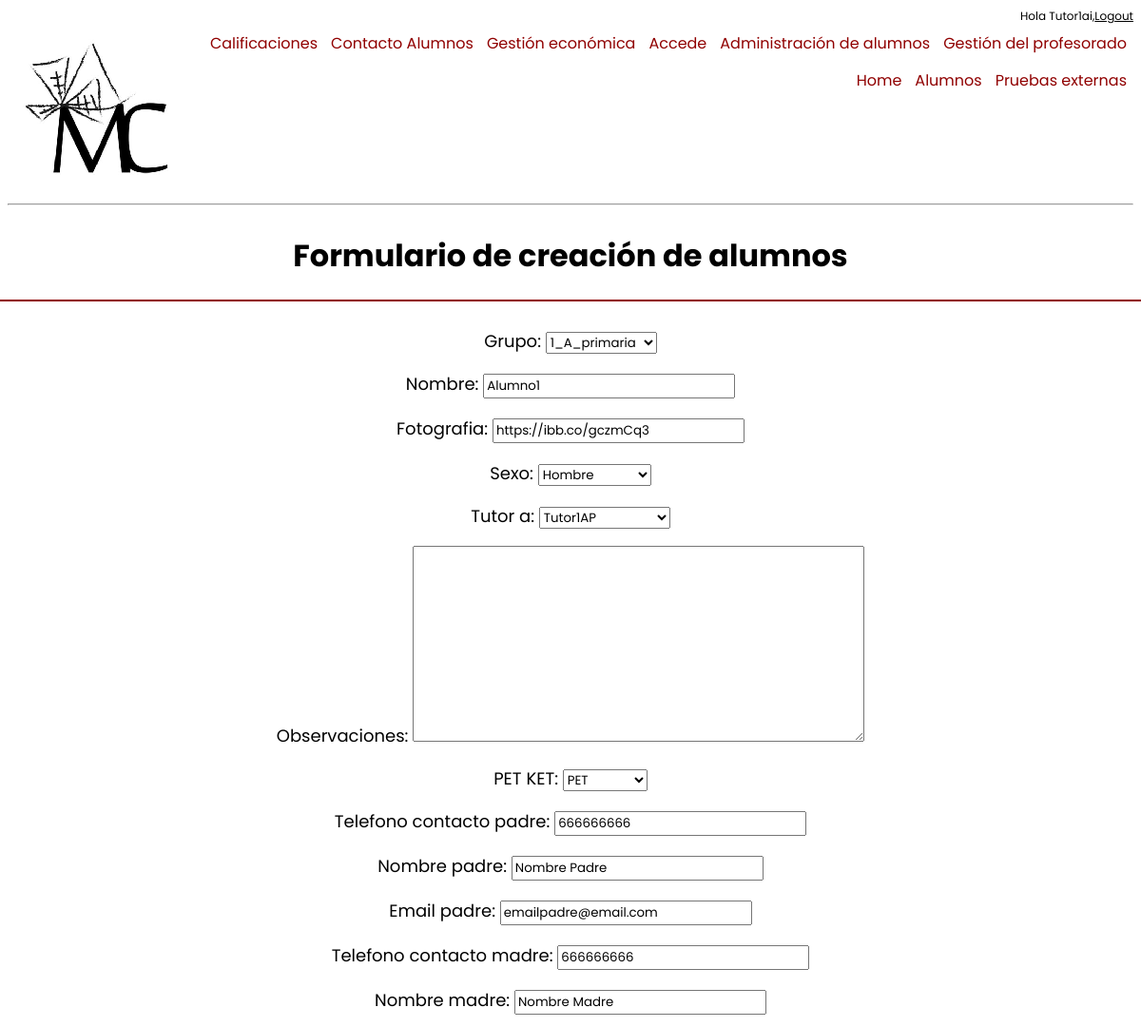
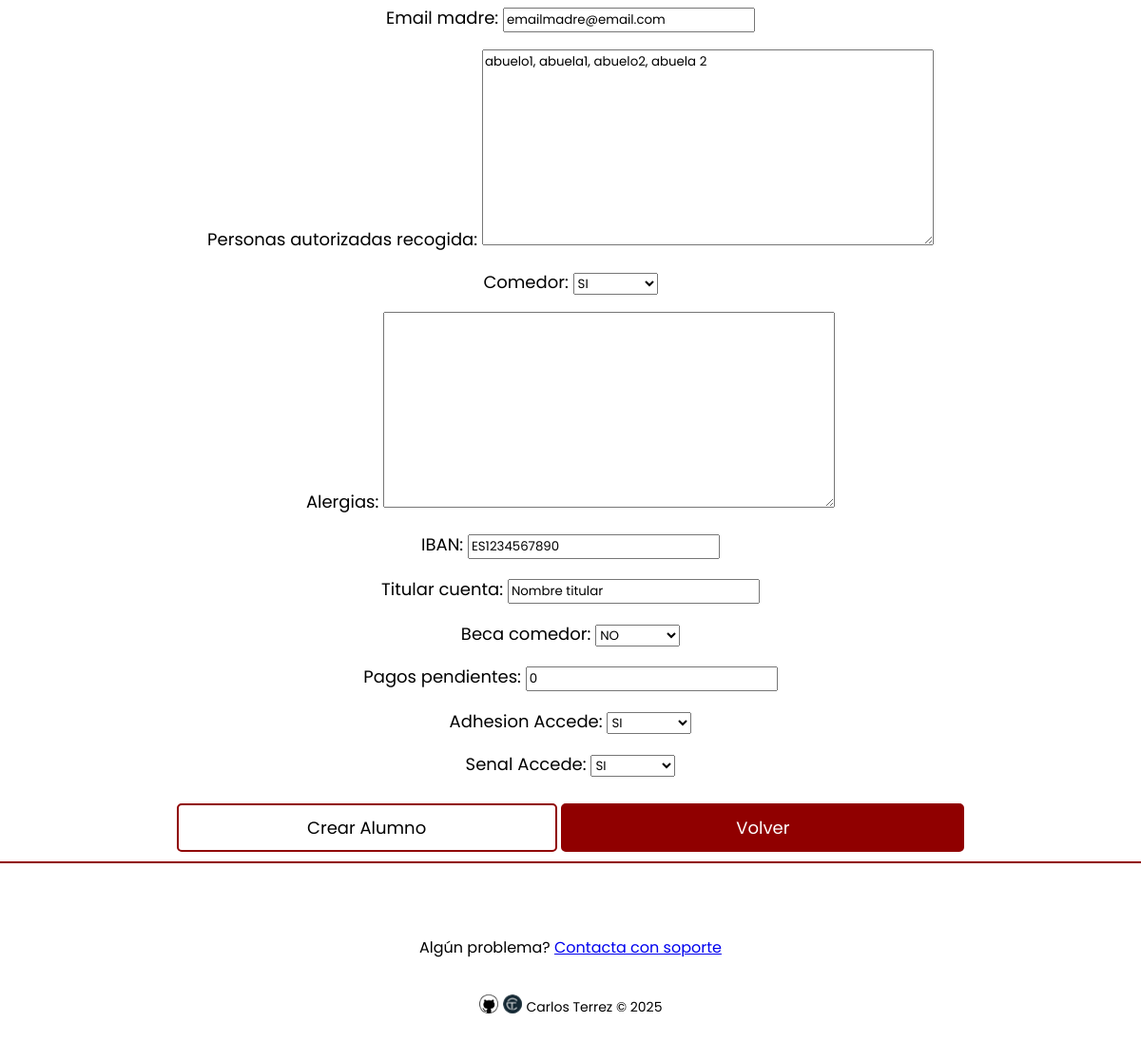
The page /edit_alumn/190/ (signed in) on the database its author committed (2 pictures, top to bottom).
### core/models.py (models this page shows, shortened)
class Alumn(models.Model):
    group_choices = [
        ("1AI", "1_A_infantil"),
        ("1BI", "1_B_infantil"),
        ("1CI", "1_C_infantil"),
        ("1DI", "1_D_infantil"),
        ("1EI", "1_E_infantil"),
        ("2AI", "2_A_infantil"),
        ("2BI", "2_B_infantil"),
        ("2CI", "2_C_infantil"),
        ("2DI", "2_D_infantil"),
        ("3AI", "3_A_infantil"),
        ("3BI", "3_B_infantil"),
        ("3CI", "3_C_infantil"),
        ("3DI", "3_D_infantil"),
        ("1AP", "1_A_primaria"),
        ("1BP", "1_B_primaria"),
        ("1CP", "1_C_primaria"),
        ("1DP", "1_D_primaria"),
        ("2AP", "2_A_primaria"),
        ("2BP", "2_B_primaria"),
        ("2CP", "2_C_primaria"),
        ("3AP", "3_A_primaria"),
        ("3BP", "3_B_primaria"),
        ("3CP", "3_C_primaria"),
        ("4AP", "4_A_primaria"),
        ("4BP", "4_B_primaria"),
        ("5AP", "5_A_primaria"),
        ("5BP", "5_B_primaria"),
        ("6AP", "6_A_primaria"),
        ("6BP", "6_B_primaria"),
    ]
    Grupo = models.CharField(choices=group_choices, max_length=3, blank=False)
    Nombre = models.CharField(max_length=200, blank=False, null=False)
    Fotografia = models.URLField(max_length=200, blank=True, null = True)
    gender_choices = [
        ("H", "Hombre"),
        ("M", "Mujer"),
        ("NA", "Sin especificar"),
    ]
    Sexo = models.CharField(choices=gender_choices, max_length=2, blank=False)
    Tutor_a = models.ForeignKey(User, null = False, blank=False, on_delete=models.DO_NOTHING)
    Observaciones = models.TextField(max_length=300, blank=True, null=True)
    external_tests_choices = [
        ("PET", "PET"),
        ("KET", "KET"),
        ("None", "None"),
    ]
    PET_KET = models.CharField(choices=external_tests_choices, max_length=4, blank=True, default="")
    Telefono_contacto_padre = models.PositiveIntegerField(blank=True, null=True)
    Nombre_padre = models.CharField(max_length=30, blank=True, null=True)
    Email_padre = models.EmailField(blank=True, null=True)
    Telefono_contacto_madre = models.PositiveIntegerField(blank=True, null=True)
    Nombre_madre = models.CharField(max_length=30, blank=True, null=True)
    Email_madre = models.EmailField(blank=True, null=True)
    Personas_autorizadas_recogida = models.TextField(max_length=300, blank=True, null=True)
    comedor_choices = [
        ("SI", "SI"),
        ("NO", "NO"),
    ]
    Comedor = models.CharField(choices=comedor_choices, max_length=2, blank=False)
    Alergias = models.TextField(max_length=300, blank=True, null=True)
    IBAN = models.CharField(max_length=24, blank=True, null=True)
    Titular_cuenta = models.CharField(max_length=30, blank=True, null=True)
    Beca_comedor = models.CharField(choices=comedor_choices, max_length=2, blank=False)
    Pagos_pendientes = models.CharField(max_length=200, blank=True, null=True)
    accede_choices = [
        ("SI", "SI"),
        ("NO", "NO"),
    ]
    Adhesion_Accede = models.CharField(choices=accede_choices, max_length=2, blank=False)
    Senal_Accede = models.CharField(choices=accede_choices, max_length=2, blank=False)
    class Meta:
        ordering = ["Grupo", "Nombre"]

### core/views.py (the view)
# urls.py: path('edit_alumn/<int:pk>/', EditAlumn.as_view(), name = "edit_alumn"),
class EditAlumn(LoginRequiredMixin, UpdateView):
    model = Alumn
    fields = '__all__'
    success_url = reverse_lazy("administration")

### core/templates/core/alumn_form.html (shortened to what this page needs)
{% extends 'core/base.html' %}
{% block content %}
{% load static %}
<head>
</head>
<body>
    <div class="flex-container">
        <h1>Formulario de creación de alumnos</h1>
        <form class="alumn-form" method="POST" action="">
            {{form.as_p}}
            <input class='button' style="width: 400px; font-size: 18px;" type="submit" value="Crear Alumno">
            <a href="{% url 'administration' %}" class="button" style="display: inline-block; text-align: center; width: 400px; font-size: 18px; background:#900000; color: #FFFFFF; padding: 10px; text-decoration: none;">
                Volver
            </a>
        </form>
    </div>
</body>
{% endblock content %}

### core/templates/core/base.html (shortened to what this page needs)
<!DOCTYPE html>
<html lang="en">
{% load static %}
<head>
    <link rel="stylesheet" type="text/css" href="{% static 'core/css/main.css' %}">
</head>
<body>
    <div class="flex-container-login" style="justify-content: flex-end">
        {% if request.user.is_authenticated %}
            <p style = "text-align: right">Hola {{request.user|title}}, </p>
            <form  method="post" action="{% url 'logout' %}">
                <button style="float:right" type="submit" class="logout-button">Logout</button>
            </form>
        {% endif %}
    </div>
    <div>
        {% if request.path != '/' and request.path != '/accounts/login/' %}
            <ul class="navbar">
                <li><a href="https://site.educa.madrid.org/cp.cervantes.trescantos/" target="_blank" >
                    <img alt="Logo Cervantes" class="mx-auto d-flex rounded img-fluid mb-3 mb-lg-0" src="{% static 'core/images/Logo_Miguel_Cervantes.jpg' %}"></a>
                </li>
                <li style="float:right"><a href="{% url 'teacher_management' %}" class="{% if request.path == '/teacher_management/' %}current-page{% endif %}">Gestión del profesorado</a></li>
                <li style="float:right"><a href="{% url 'administration' %}" class="{% if request.path == '/administration/' %}current-page{% endif %}">Administración de alumnos</a></li>
                <li style="float:right"><a href="{% url 'accede' %}" class="{% if request.path == '/accede/' %}current-page{% endif %}">Accede</a></li>
                <li style="float:right"><a href="{% url 'economy' %}" class="{% if request.path == '/economy/' %}current-page{% endif %}">Gestión económica</a></li>
                <li style="float:right"><a href="{% url 'parents_contact' %}" class="{% if request.path == '/parents_contact/' %}current-page{% endif %}">Contacto Alumnos</a></li>
                <li style="float:right"><a href="{% url 'califications' %}" class="{% if request.path == '/califications/' %}current-page{% endif %}">Calificaciones</a></li>
                <li style="float:right"><a href="{% url 'external_tests' %}" class="{% if request.path == '/external_tests/' %}current-page{% endif %}">Pruebas externas</a></li>
                <li style="float:right"><a href="{% url 'alumn_list' %}" class="{% if request.path == '/alumn_list/' %}current-page{% endif %}">Alumnos</a></li>
                <li style="float:right"><a href="{% url 'home' %}">Home</a></li>
            </ul>
        {% else %}
            <section>
                <a href="https://site.educa.madrid.org/cp.cervantes.trescantos/" target="_blank" >
                        <img alt="Logo Cervantes" class="mx-auto d-flex rounded img-fluid mb-3 mb-lg-0" src="{% static 'core/images/Logo_Miguel_Cervantes.jpg' %}"></a>
                <div class="CEIP">CEIP Miguel de Cervantes</div>
            </section>
        {% endif %}
    </div>
<hr>
    {% block content %}{% endblock content %}
    <div style="margin: 60px" class="flex-container">
        <p> Algún problema? <a href="{% url 'incidences' %}">Contacta con soporte</a></p>
        <div style="margin: 10px" class="footer-flex-container">
            <div><a href="https://github.com/byDracool"><img style="width:20px;height:20px;" src="{% static 'core/images/github.png' %}"></a></div>
            <div><a href="https://carlosterrez.dev/"><img style="width:20px;height:20px;" src="{% static 'core/images/logoCT.png' %}"></a></div>
            <div><p style="font-size: 14px">Carlos Terrez &copy; 2025</p></div>
        </div>
    </div>
</body>
</html>

### core/static/core/css/main.css (style rules this page uses)
* { font-family: "Poppins", sans-serif; }
body { background: #FFFFFF; }
.button { border: 2px solid #900000; background-color: #FFFFFF; color: #000000; padding: 10px; font-size: 14px; border-radius: 5px; cursor: pointer; text-decoration: none; margin-top: 10px; }
.footer-flex-container { display: flex; flex-direction: row; align-items: center; text-align: center; justify-content: center; gap: 5px; }
.flex-container { display: flex; flex-direction: column; align-items: center; text-align: center; }
.flex-container-login { display: flex; flex-direction: row; align-items: center; text-align: right; justify-content: flex-end; margin: 0; padding: 0; }
.flex-container-login p { margin: 0; padding: 0; font-size: 12px; }
.flex-container-login form { display: inline-block; margin: 0; padding: 0; width: auto; }

### core/templates/core/base.html (style rules this page uses)
ul { list-style-type: none; margin: 0; padding: 0; overflow: hidden; }
li { float: left; }
li a { display: block; color: #900000; text-align: center; padding: 7px; text-decoration: none; }
.logout-button { all: unset; font-size: 12px; text-decoration: underline; background-color: #FFFFFF; border: none; cursor: pointer; text-align: right; display: inline; }

### core/templates/core/alumn_form.html (style rules this page uses)
.alumn-form { width: 1200px; border: 2px solid #900000; background-color: #FFFFFF; color: #000000; padding: 10px; font-size: 18px; border-radius: 5px; cursor: pointer; text-decoration: none; flex-direction: column; text-align: center; font-family: 'Poppins', sans-serif; align-items: center; }

### rows shown on the page
Alumn: Grupo "1_A_primaria", Nombre "Alumno1", Fotografia "https://ibb.co/gczmCq3", Sexo "Hombre", Tutor_a "Tutor1AP", PET_KET "PET", Telefono_contacto_padre "666666666", Nombre_padre "Nombre Padre", Email_padre "emailpadre@email.com", Telefono_contacto_madre "666666666", Nombre_madre "Nombre Madre", Email_madre "emailmadre@email.com", Personas_autorizadas_recogida "abuelo1, abuela1, abuelo2, abuela 2", Comedor "SI", IBAN "ES1234567890", Titular_cuenta "Nombre titular", Beca_comedor "NO", Pagos_pendientes "0", Adhesion_Accede "SI", Senal_Accede "SI"

### other values the page prints
{{ request.user|title }} "Tutor1ai"
